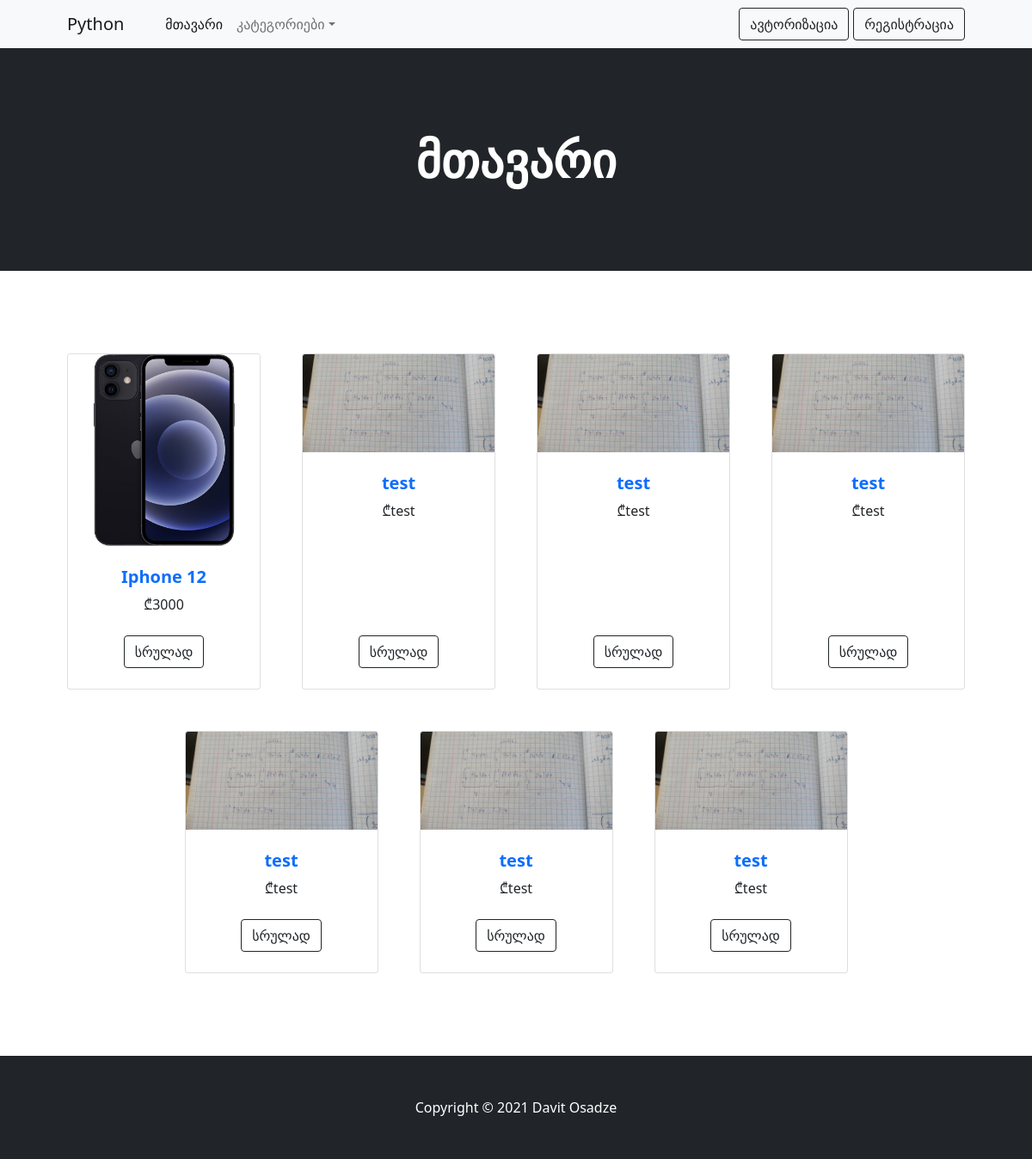
The page / on the database its author committed.
### run.py (models this page shows)
class Products(db.Model):
    id = db.Column("id", db.Integer, primary_key=True)
    user_id = db.Column("user_id", db.Integer)
    category_id = db.Column("category_id", db.Integer)
    title = db.Column("title", db.String(255))
    location = db.Column("location", db.String(255))
    image_link = db.Column("image_link", db.String(255))
    description = db.Column("description", db.Text)
    price = db.Column("price", db.String(255))
    mobile = db.Column("mobile", db.String(255))

### run.py (the view)
@app.route("/")
def home():
    products = Products.query.all()
    return render_template("index.html", products=products)

### run.py (called while the page is built)
@app.context_processor
def inject_menu():
    categories=Categories.query.all()
    return dict(categories=categories)

### templates/index.html (shortened to what this page needs)
{% extends "base.html" %}
{% block banner_title %} მთავარი {%endblock%}
{% block content %}
<div class="row gx-4 gx-lg-5 row-cols-2 row-cols-md-3 row-cols-xl-4 justify-content-center">
    {% for product in products %}
                    <div class="col mb-5">
                        <div class="card h-100">
                            <img class="card-img-top" src="/static/product_images/{{product.image_link}}" alt="..." />
                            <div class="card-body p-4">
                                <div class="text-center">
                                    <a style="text-decoration:none" href="/product/{{product.id}}"><h5 class="fw-bolder">{{product.title}}</h5></a>
                                    ₾{{product.price}}
                                </div>
                            </div>
                            <div class="card-footer p-4 pt-0 border-top-0 bg-transparent">
                                <div class="text-center"><a class="btn btn-outline-dark mt-auto" href="/product/{{product.id}}">სრულად</a></div>
                            </div>
                        </div>
                    </div>
            {% endfor %}
                    </div>
{%endblock%}

### rows shown on the page
Products: image_link (picture), title "Iphone 12", price "3000"
Products: image_link (picture), title "test", price "test"
Products: image_link (picture), title "test", price "test"
Products: image_link (picture), title "test", price "test"
Products: image_link (picture), title "test", price "test"
Products: image_link (picture), title "test", price "test"
Products: image_link (picture), title "test", price "test"
